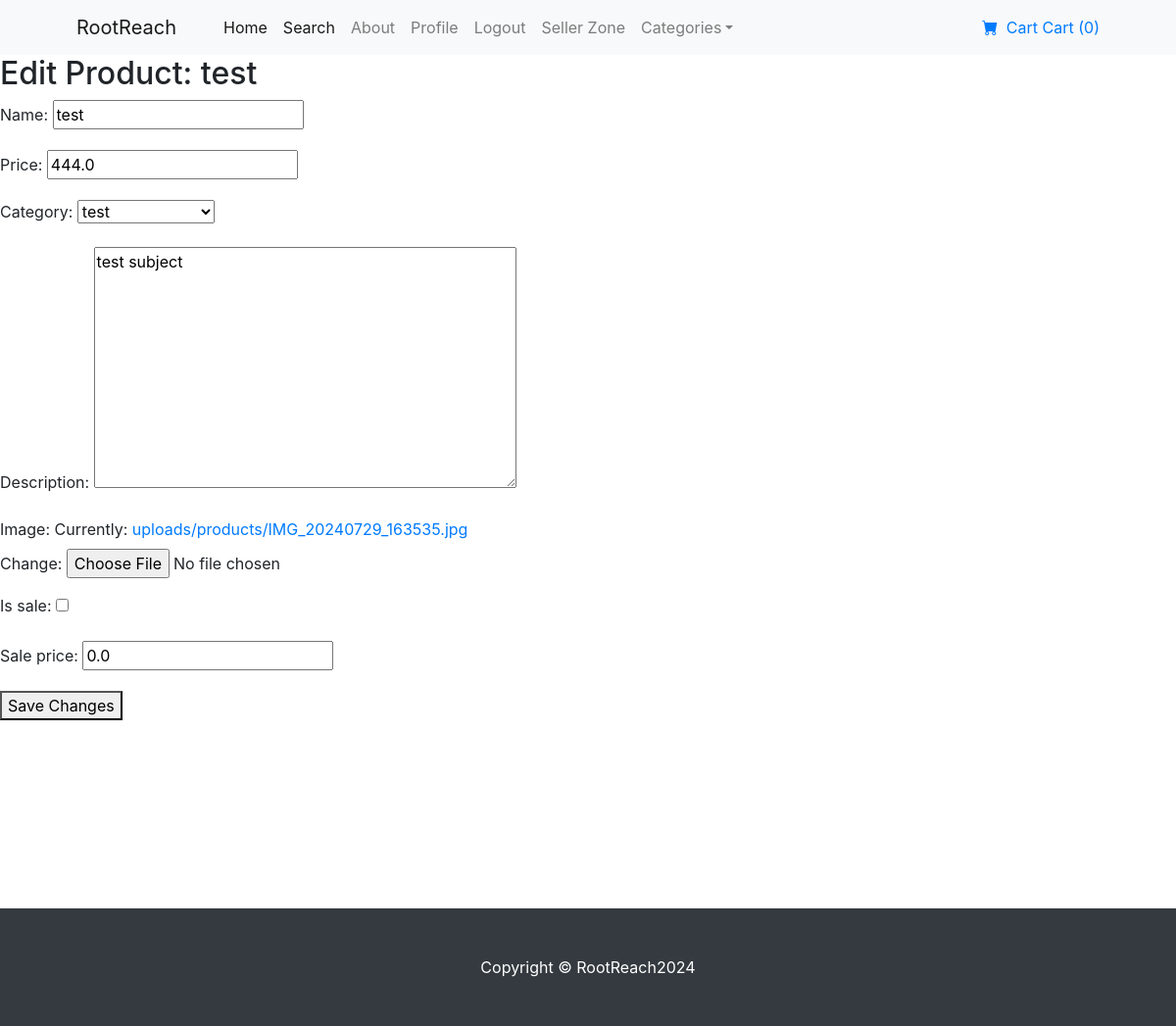
The app's page /edit-product/1/ (signed in) with its own data.
### products/models.py (models this page shows, shortened)
class Product(models.Model):
    name = models.CharField(max_length=100)
    price = models.FloatField()
    category = models.ForeignKey(Category, on_delete=models.CASCADE, default=1)
    description = models.TextField()
    image = models.ImageField(upload_to='uploads/products/')
    seller = models.ForeignKey(Seller, on_delete=models.CASCADE, related_name='products')
    is_sale = models.BooleanField(default=False)
    sale_price = models.FloatField(default=0)

class Category(models.Model):
    name = models.CharField(max_length=50)
    def __str__(self):
        return self.name
    class Meta:
        verbose_name_plural = 'Categories'

### RootReach/views.py (the view)
# urls.py: path('edit-product/<int:product_id>/', views.edit_product, name='edit_product'),
@login_required
def edit_product(request, product_id):
    try:
        product = Product.objects.get(id=product_id, seller=request.user.seller)
    except Product.DoesNotExist:
        return redirect('seller_area')  # or some other page
    if request.method == 'POST':
        form = ProductForm(request.POST, request.FILES, instance=product)
        if form.is_valid():
            form.save()
            return redirect('seller_area')  # Redirect to seller area after edit
    else:
        form = ProductForm(instance=product)
    return render(request, 'seller_area.html', {'form': form, 'product': product})

### RootReach/forms.py
class ProductForm(forms.ModelForm):
    class Meta:
        model = Product
        fields = ['name', 'price', 'category', 'description', 'image', 'is_sale', 'sale_price']

### cart/cart.py (called while the page is built)
    def __len__(self):
        return sum(item['quantity'] for item in self.cart.values())

### cart/context_processors.py (called while the page is built)
def cart_quantity(request):
    if request.user.is_authenticated:
        cart = Cart(request)
        return {'cart_quantity': len(cart)}
    return {'cart_quantity': 0}

### templates/seller_area.html (shortened to what this page needs)
{% extends 'base.html' %}
{% block content %}
<h2>{% if product %} Edit Product: {{ product.name }} {% else %} Upload New Product {% endif %}</h2>
<form method="POST" enctype="multipart/form-data">
    {{ form.as_p }}
    <button type="submit">{% if product %} Save Changes {% else %} Upload Product {% endif %}</button>
</form>
{% endblock %}

### records on screen
Product: name "test", price "444.0", category "test", description "test subject", sale_price "0.0"

### other values on screen
{{ cart_quantity }} "0"
